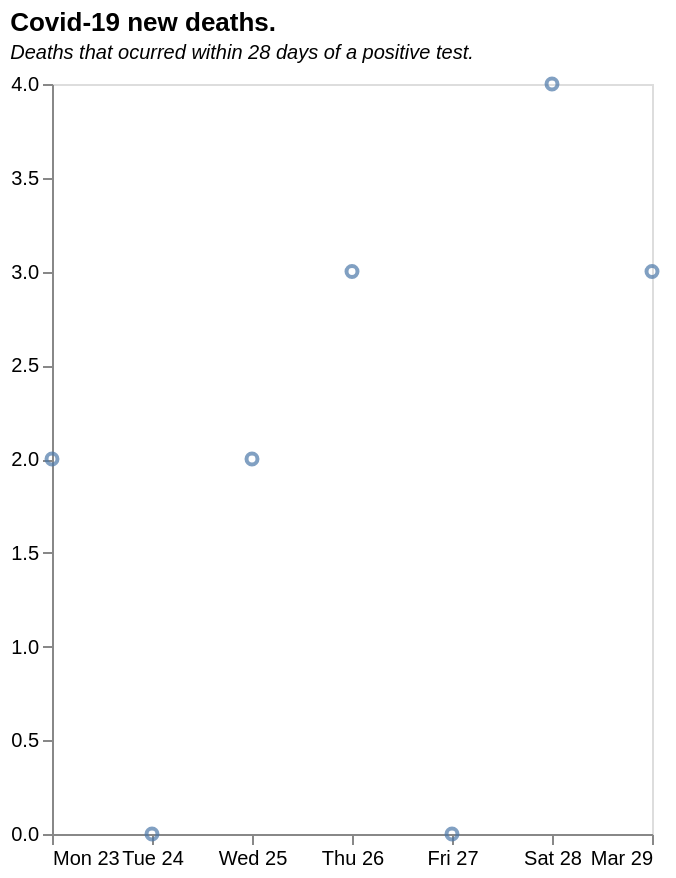

This figure's Vega-Lite source:
### Vega-Lite specification from a JSON file in a GitHub repository (floating-point values rounded to 4 significant figures)
{"$schema": "https://vega.github.io/schema/vega-lite/v5.json", "title": {"text": "Covid-19 new deaths.", "subtitle": "Deaths that ocurred within 28 days of a positive test.", "subtitleFontStyle": "italic", "subtitleFontSize": 10, "anchor": "start", "color": "black"}, "data": {"values": [{"date": "21/03/2020", "newDeaths28DaysByDeathDate": 1}, {"date": "22/03/2020", "newDeaths28DaysByDeathDate": 1}, {"date": "03/23/2020", "newDeaths28DaysByDeathDate": 2}, {"date": "03/24/2020", "newDeaths28DaysByDeathDate": 0}, {"date": "03/25/2020", "newDeaths28DaysByDeathDate": 2}, {"date": "03/26/2020", "newDeaths28DaysByDeathDate": 3}, {"date": "03/27/2020", "newDeaths28DaysByDeathDate": 0}, {"date": "03/28/2020", "newDeaths28DaysByDeathDate": 4}, {"date": "03/29/2020", "newDeaths28DaysByDeathDate": 3}]}, "height": 375, "width": 300, "mark": {"type": "point", "point": false}, "encoding": {"x": {"field": "date", "type": "temporal", "title": null, "axis": {"grid": false}}, "y": {"field": "newDeaths28DaysByDeathDate", "type": "quantitative", "title": null, "axis": {"grid": false}}}}
